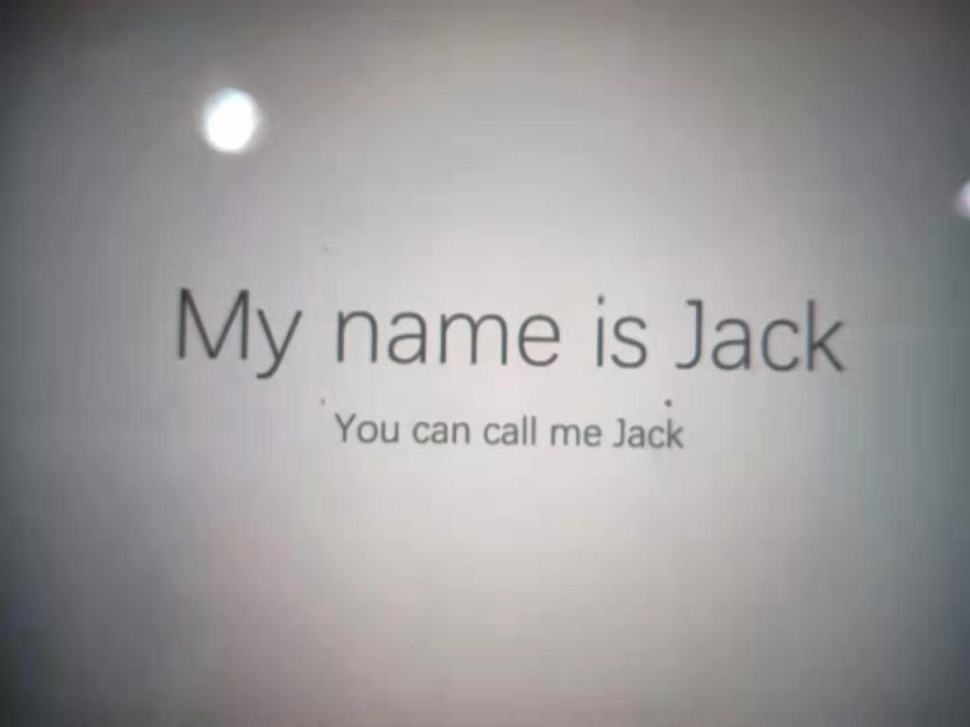
#> input picture WechatIMG1.jpeg, 970 x 727 px, shrunk from 1440 x 1080 before the run
$ python -i implement.py   (imports and definitions only)
#> lines starting #> are read from the running program, lines starting #| are printed output that depends on the picture; after the words box and inside, x2 and y2 are one past the last pixel; in counts of white or black regions, pixels touching at a corner belong together
#> further down, picture is the input picture: shape (727, 970, 3); mean B, G, R 154.6, 154.3, 155.9
# coding=utf-8
import cv2
import numpy as np
import pytesseract

input_img_file = "./oemyner.jpg"

# 度数转换
def DegreeTrans(theta):
    res = theta / np.pi * 140
    return res


# 逆时针旋转图像degree角度（原尺寸）
def rotateImage(src, degree):
    # 旋转中心为图像中心
    h, w = src.shape[:2]
    # 计算二维旋转的仿射变换矩阵
    RotateMatrix = cv2.getRotationMatrix2D((w / 2.0, h / 2.0), degree, 1)
    print(RotateMatrix)
    # 仿射变换，背景色填充为白色
    rotate = cv2.warpAffine(src, RotateMatrix, (w, h), borderValue=(255, 255, 255))
    return rotate


# 通过霍夫变换计算角度
def CalcDegree(srcImage):
    midImage = cv2.cvtColor(srcImage, cv2.COLOR_BGR2GRAY)
    dstImage = cv2.Canny(midImage, 50, 200, 3)
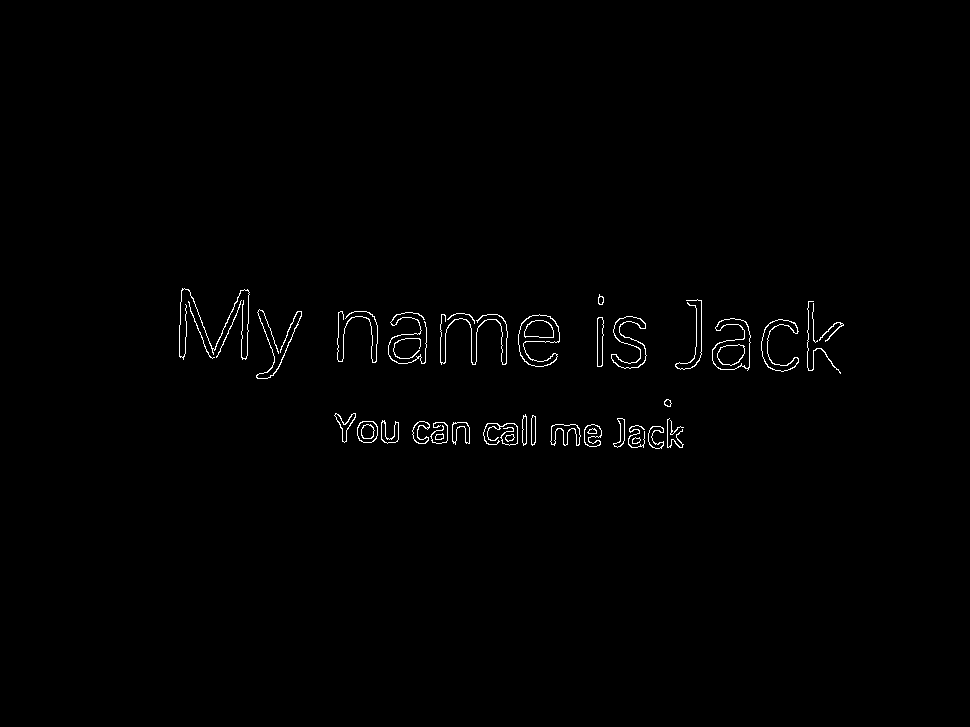
#> dstImage: shape (727, 970); 0.78% white in thin lines or dots, all inside (x1, y1, x2, y2) = (179, 288, 844, 449)
    lineimage = srcImage.copy()

    # 通过霍夫变换检测直线
    # 第4个参数就是阈值，阈值越大，检测精度越高
    lines = cv2.HoughLines(dstImage, 1, np.pi / 180, 200)
#> lines = None
    # 由于图像不同，阈值不好设定，因为阈值设定过高导致无法检测直线，阈值过低直线太多，速度很慢
    sum = 0
    # 依次画出每条线段
    for i in range(len(lines)):
        for rho, theta in lines[i]:
            # print("theta:", theta, " rho:", rho)
            a = np.cos(theta)
            b = np.sin(theta)
            x0 = a * rho
            y0 = b * rho
            x1 = int(round(x0 + 1000 * (-b)))
            y1 = int(round(y0 + 1000 * a))
            x2 = int(round(x0 - 1000 * (-b)))
            y2 = int(round(y0 - 1000 * a))
            # 只选角度最小的作为旋转角度
            sum += theta
            cv2.line(lineimage, (x1, y1), (x2, y2), (0, 0, 255), 1, cv2.LINE_AA)
            cv2.imshow("Imagelines", lineimage)
#> this loop made 0 passes
#> after the loop, sum = 0

    # 对所有角度求平均，这样做旋转效果会更好
    average = sum / len(lines)
    angle = DegreeTrans(average) - 90
    return angle


#if __name__ == '__main__':

def reverse(image):
  # image = cv2.imread(input_img_file)
   # cv2.imshow("Image", image)
    # 倾斜角度矫正
    degree = CalcDegree(image)
    print("调整角度：", degree)
    rotate = rotateImage(image, degree)
   # cv2.imshow("rotate", rotate)
    text = pytesseract.image_to_string(rotate, lang='eng')
    print(text)
    # cv2.imwrite("../test/recified.png", rotate, [int(cv2.IMWRITE_PNG_COMPRESSION), 0])
    cv2.waitKey(0)
    cv2.destroyAllWindows()

>>> import cv2
>>> picture = cv2.imread('WechatIMG1.jpeg')
#> (the run stopped early here; a loop or call above may not have finished)
